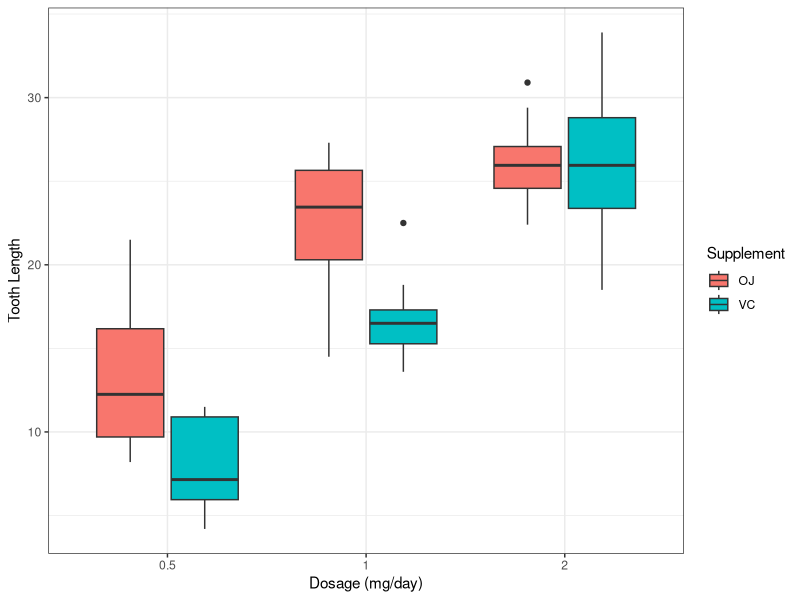
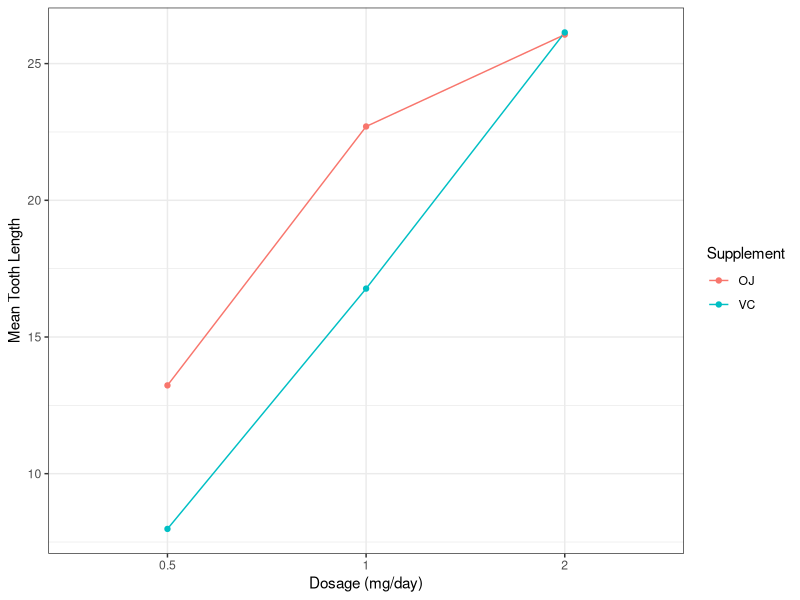
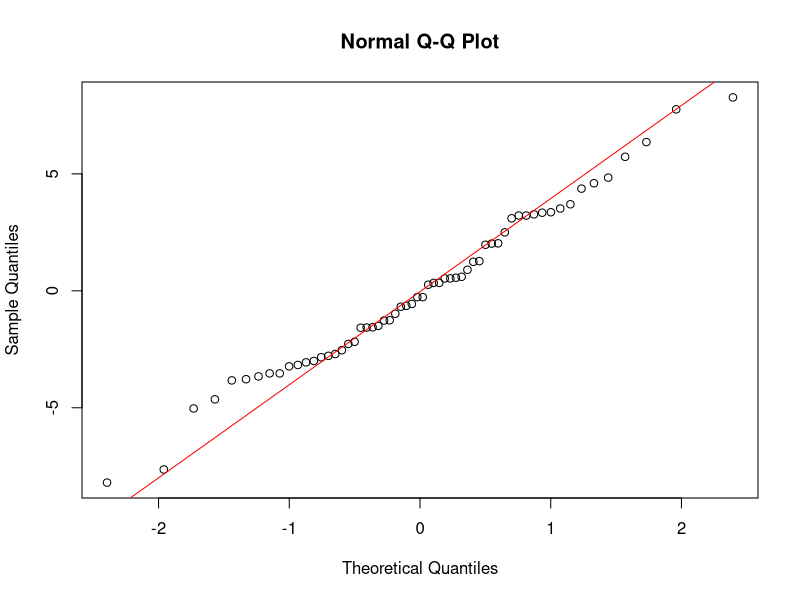
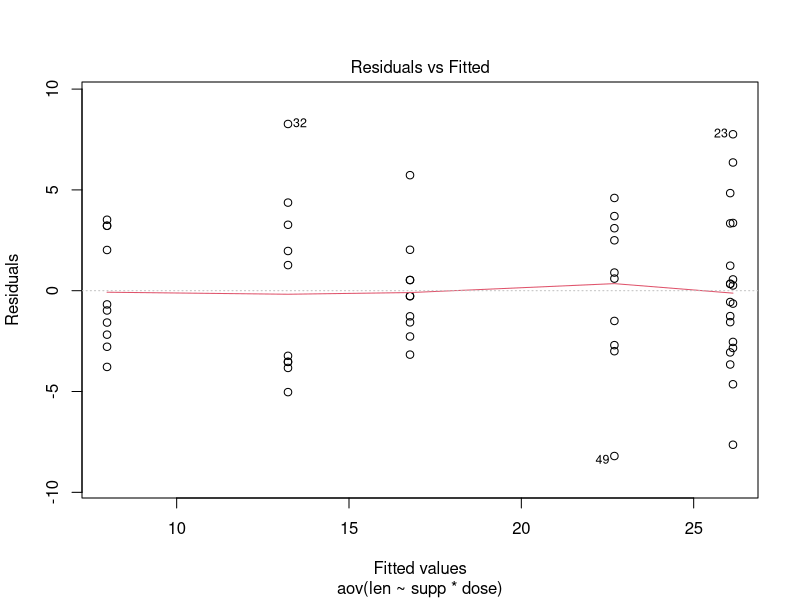
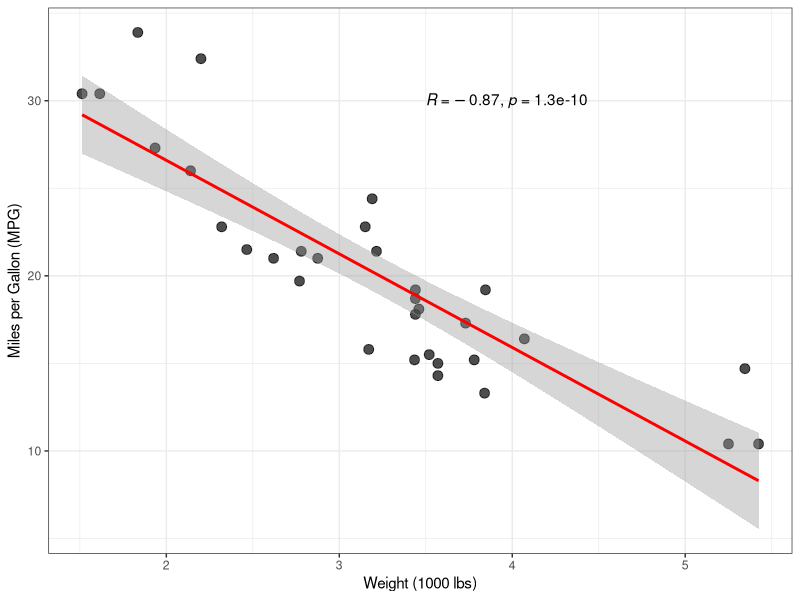
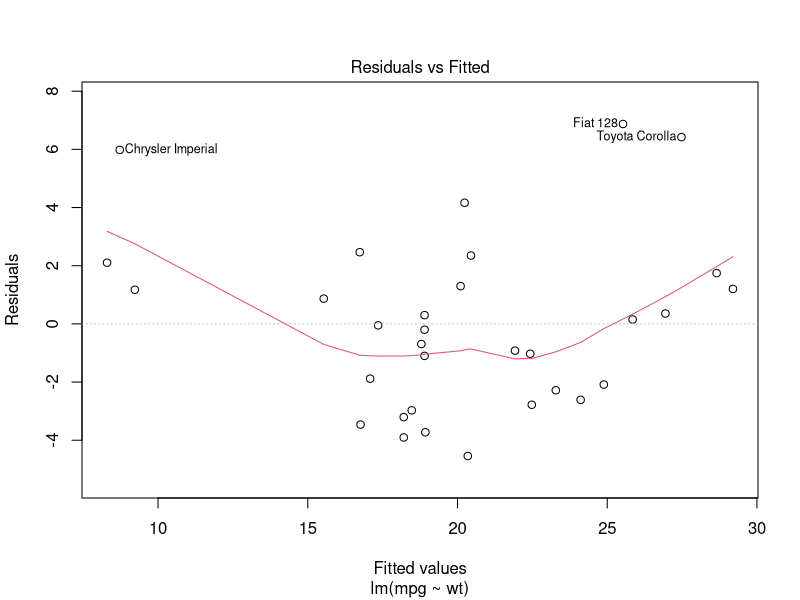
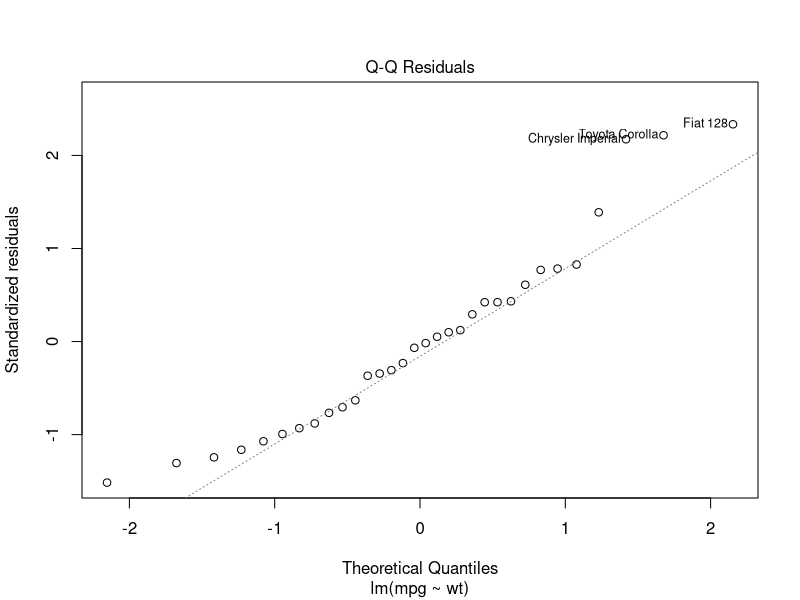
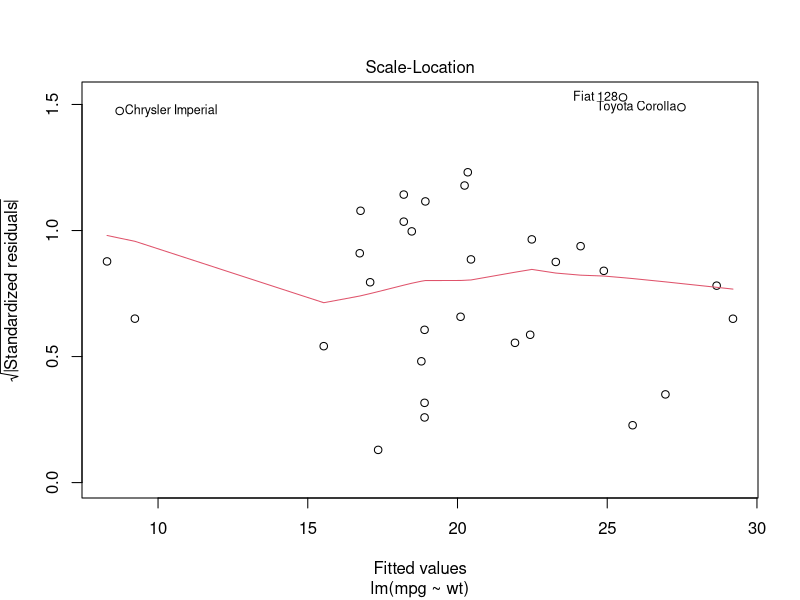

The R script that drew these images, in order:
# --------------------------------------
# Two-Way ANOVA in R: Full Example
# Dataset: ToothGrowth (built-in in R)
# Factors: supp (supplement type) & dose (dosage level)
# Dependent Variable: len (tooth length)
# --------------------------------------


data("ToothGrowth")
head(ToothGrowth)
# Convert 'dose' to a factor 
ToothGrowth$dose <- as.factor(ToothGrowth$dose)

library(dplyr)
summary_stats <- ToothGrowth %>%
  group_by(supp, dose) %>%
  summarise(
    Mean = mean(len),
    SD = sd(len),
    N = n()
  )
summary_stats


library(ggplot2)

# Boxplot of tooth length by supplement and dose
ggplot(ToothGrowth, aes(x = dose, y = len, fill = supp)) +
  geom_boxplot() +
  labs(x = "Dosage (mg/day)",
       y = "Tooth Length",
       fill = "Supplement") +
  theme_bw()

# check for possible interactions
ggplot(ToothGrowth, aes(x = dose, y = len, color = supp, group = supp)) +
  stat_summary(fun = mean, geom = "line") +
  stat_summary(fun = mean, geom = "point") +
  labs(x = "Dosage (mg/day)",
       y = "Mean Tooth Length",
       color = "Supplement") +
  theme_bw()

# Perform Two-Way ANOVA
model <- aov(len ~ supp * dose, data = ToothGrowth)
summary(model)


# Normality of Residuals (Q-Q Plot)
qqnorm(resid(model))
qqline(resid(model), col = "red")

# Homogeneity of Variance (Residuals vs. Fitted)
plot(model, which = 1)  # Residuals vs Fitted

# Tests
# Shapiro-Wilk Test for Normality
shapiro.test(resid(model))  # p > 0.05 => normal

# Levene's Test for Homogeneity of Variance
library(car)
leveneTest(len ~ supp * dose, data = ToothGrowth)  # p > 0.05 => equal variances

# Post-Hoc 
# Tukey for pairwise comparisons (if interaction is significant)
TukeyHSD(model, which = c("supp", "dose", "supp:dose"))
# If no interaction, check main effects separately
TukeyHSD(model, which = c("supp", "dose"))



library(emmeans)    # For post-hoc comparisons
# Post-hoc comparisons using emmeans
# estimated marginal means
emm <- emmeans(model, pairwise ~ supp * dose, adjust = "tukey")
emm

emm$emmeans

# Pairwise comparisons with Tukey adjustment
emm$contrasts

# Get comparisons for specific factors:
# Compare supplements at each dose level
emm_supp <- emmeans(model, pairwise ~ supp | dose, adjust = "tukey")
emm_supp$contrasts

# Compare doses for each supplement type
emm_dose <- emmeans(model, pairwise ~ dose | supp, adjust = "tukey")
emm_dose$contrasts

### Plot emm 
# Plot marginal means with confidence intervals
# plot(emm, by = "supp", comparisons = TRUE) +
#   labs(title = "Estimated Marginal Means with 95% CIs",
#        y = "Tooth Length") +
#   theme_bw()




# SIMPLE LINEAR REGRESSION ANALYSIS -------------------------------


library(ggplot2)  
library(car)      
library(ggpubr)   

## Load and inspect data
data(mtcars)
head(mtcars)

# Pearson Correlation
cor_test <- cor.test(mtcars$mpg, mtcars$wt, method = "pearson")
cor_test

# catterplot with correlation
ggplot(mtcars, aes(x = wt, y = mpg)) +
  geom_point(size = 3, alpha = 0.7) +
  geom_smooth(method = "lm", se = TRUE, color = "red") +
  stat_cor(method = "pearson", label.x = 3.5, label.y = 30) +  # Add correlation
  labs(x = "Weight (1000 lbs)",
       y = "Miles per Gallon (MPG)") +
  theme_bw()

# Fit Linear Model
model <- lm(mpg ~ wt, data = mtcars)
summary(model)

# Linearity: Residuals vs Fitted plot
plot(model, which = 1)

# Normality: Q-Q plot
plot(model, which = 2)

# Homoscedasticity: Scale-Location plot
plot(model, which = 3)

# Outliers/Cook's Distance
plot(model, which = 4)


# Tests:

# Shapiro-Wilk test for normality
shapiro.test(residuals(model))

# Breusch-Pagan test for homoscedasticity
library(lmtest)
bptest(model)


# confidence Intervals for coefficients
confint(model)

# Predictions
new_data <- data.frame(wt = c(2.5, 3.5, 4.5))
predict(model, newdata = new_data, interval = "predict", level = 0.95)
